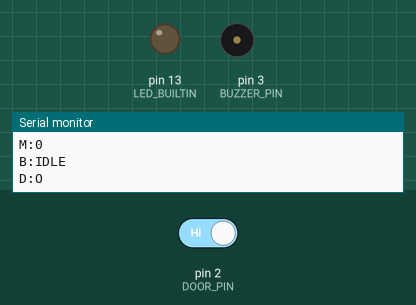
A sketch run on a simulated Arduino Uno, built with avr-gcc and run on an emulated ATmega328P. Shown: output pins drawn as LEDs (lit = HIGH), buzzer (waves = sounding, pin HIGH), the last lines printed to the serial monitor. Inputs (shaded band) come from the test bench; at power-on: pin 2 (DOOR_PIN) HIGH.

Above: at 1.2 s.
1.3 s: pin 2 (DOOR_PIN) driven LOW
At 2.3 s:
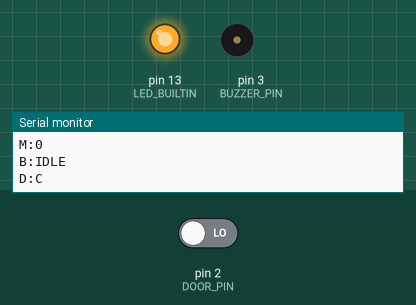
2.8 s: pin 2 (DOOR_PIN) driven HIGH
At 3.4 s:
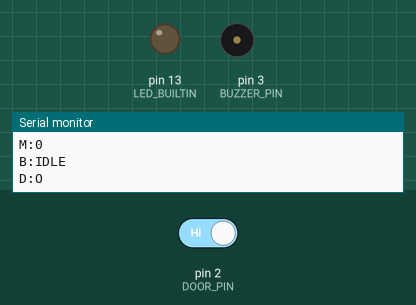
Timing chart, 0 to 5.8 s (numbered marks = the images above; inputs shaded):
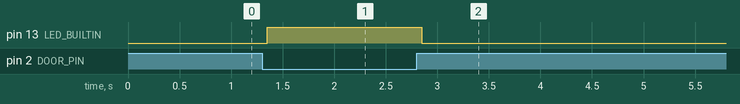

The sketch:

fridge_switch.ino
```cpp
#include <SoftwareSerial.h>
#include <EEPROM.h>

// Passive contact: D2 to GND, closed with magnet near. See README before wiring.
const uint8_t DOOR_PIN = 2;
const uint8_t BUZZER_PIN = 3;
const uint32_t PHONE_DELAY = 30000UL;
uint32_t doorDelay = 60000UL;
const uint32_t MANUAL_DURATION = 3000UL;
const uint8_t MUTED_MARKER = 0xB7;
bool muted;
SoftwareSerial espLink(8, 9);  // Keep D8 free; D9 -> existing divider -> ESP D5.
bool sampledOpen, doorOpen, phoneDue;
uint32_t changedAt, openedAt, lastSnapshot, lastUsbSnapshot;
bool manualPending, manualSounding, buzzerActive;
uint32_t manualScheduledAt, manualDelay, manualSoundAt;
char buzzerCommand[7];
uint8_t buzzerCommandLength;
bool buzzerCommandOverflow;

void applyCommand(uint32_t now) {
  if (buzzerCommandOverflow || buzzerCommandLength < 3 || buzzerCommand[1] != ':') return;
  uint32_t value = 0;
  for (uint8_t i = 2; i < buzzerCommandLength; ++i) {
    char digit = buzzerCommand[i];
    if (digit < '0' || digit > '9') return;
    value = value * 10 + (digit - '0');
  }
  switch (buzzerCommand[0]) {
    case 'W':  // Seconds the door must remain open before buzzing.
      if (value >= 10 && value <= 60) doorDelay = value * 1000UL;
      break;
    case 'M':
      if (value <= 1) {
        muted = value == 1;
        EEPROM.update(EEPROM.length() - 1, muted ? MUTED_MARKER : 0);
        if (muted) {
          manualPending = false;
          manualSounding = false;
        }
      }
      break;
    case 'B':  // Manual countdown in seconds.
      if (!muted && !manualPending && value >= 1 && value <= 60) {
        manualScheduledAt = now;
        manualDelay = value * 1000UL;
        manualPending = true;
      }
      break;
  }
}

void readUsbCommands(uint32_t now) {
  while (Serial.available() > 0) {
    const char next = Serial.read();
    if (next == '\r') continue;
    if (next == '\n') {
      applyCommand(now);
      buzzerCommandLength = 0;
      buzzerCommandOverflow = false;
    } else if (buzzerCommandLength < sizeof buzzerCommand) {
      buzzerCommand[buzzerCommandLength++] = next;
    } else {
      buzzerCommandOverflow = true;
    }
  }
}

void report() {
  espLink.println(doorOpen ? "D:O" : "D:C");
}

void reportUsb(uint32_t now) {
  Serial.print(F("W:")); Serial.println(doorDelay / 1000UL);
  Serial.println(muted ? F("M:1") : F("M:0"));
  Serial.println(buzzerActive ? F("B:BUZZING") : F("B:IDLE"));
  Serial.println(!doorOpen ? "D:C" : phoneDue ? "D:30" : "D:O");
  lastUsbSnapshot = now;
}

void setup() {
  muted = EEPROM.read(EEPROM.length() - 1) == MUTED_MARKER;
  Serial.begin(9600);
  espLink.begin(9600);
  pinMode(DOOR_PIN, INPUT_PULLUP);
  pinMode(LED_BUILTIN, OUTPUT);
  pinMode(BUZZER_PIN, OUTPUT);
  digitalWrite(BUZZER_PIN, LOW);
  sampledOpen = doorOpen = digitalRead(DOOR_PIN) == HIGH;
  digitalWrite(LED_BUILTIN, doorOpen ? LOW : HIGH);  // Magnet near: L on.
  changedAt = openedAt = lastSnapshot = millis();
  report();
  reportUsb(lastSnapshot);
}
void loop() {
  uint32_t now = millis();
  readUsbCommands(now);
  bool reading = digitalRead(DOOR_PIN) == HIGH;
  if (reading != sampledOpen) { sampledOpen = reading; changedAt = now; }
  const bool doorChanged = sampledOpen != doorOpen && now - changedAt >= 50UL;
  if (doorChanged) {
    doorOpen = sampledOpen;
    digitalWrite(LED_BUILTIN, doorOpen ? LOW : HIGH);
    if (doorOpen) openedAt = now;
    phoneDue = false;
    report();
  }
  // Snapshots let the ESP recover current door state after a restart/network wait.
  if (now - lastSnapshot >= 5000UL) { lastSnapshot = now; report(); }
  const uint32_t elapsed = now - openedAt;
  const bool phoneBecameDue = doorOpen && !phoneDue && elapsed >= PHONE_DELAY;
  if (phoneBecameDue) phoneDue = true;
  const bool doorAlarm = !muted && doorOpen && elapsed >= doorDelay;
  const bool doorPulse = doorAlarm && (elapsed - doorDelay) % 1000UL < 200UL;
  if (manualPending && now - manualScheduledAt >= manualDelay) {
    manualPending = false;
    manualSounding = true;
    manualSoundAt = now;
    Serial.println(F("B:DONE"));
  }
  const uint32_t manualElapsed = now - manualSoundAt;
  if (manualSounding && manualElapsed >= MANUAL_DURATION) manualSounding = false;
  const bool manualPulse = manualSounding && manualElapsed % 1000UL < 200UL;
  digitalWrite(BUZZER_PIN, doorPulse || manualPulse ? HIGH : LOW);
  const bool active = doorAlarm || manualSounding;
  if (active != buzzerActive || doorChanged || phoneBecameDue || now - lastUsbSnapshot >= 1000UL) {
    buzzerActive = active;
    reportUsb(now);
  }
}
```

Measured:
- after the input at 1.3 s, pin 13 (LED_BUILTIN): LOW → HIGH after 0.05 s
- after the input at 2.8 s, pin 13 (LED_BUILTIN): HIGH → LOW after 0.05 s
